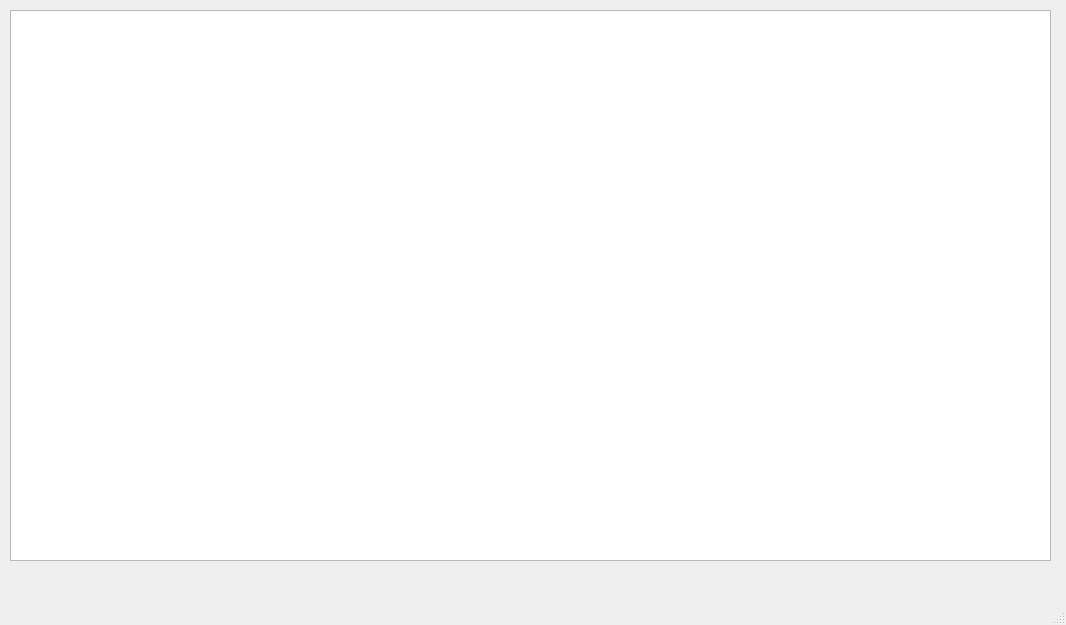
<?xml version="1.0" encoding="UTF-8"?>
<ui version="4.0">
 <class>MainWindow</class>
 <widget class="QMainWindow" name="MainWindow">
  <property name="geometry">
   <rect>
    <x>0</x>
    <y>0</y>
    <width>1066</width>
    <height>625</height>
   </rect>
  </property>
  <property name="windowTitle">
   <string>MainWindow</string>
  </property>
  <widget class="QWidget" name="centralwidget">
   <widget class="QTableWidget" name="tableWidget">
    <property name="geometry">
     <rect>
      <x>10</x>
      <y>10</y>
      <width>1041</width>
      <height>551</height>
     </rect>
    </property>
   </widget>
  </widget>
  <widget class="QMenuBar" name="menubar">
   <property name="geometry">
    <rect>
     <x>0</x>
     <y>0</y>
     <width>1066</width>
     <height>26</height>
    </rect>
   </property>
  </widget>
  <widget class="QStatusBar" name="statusbar"/>
 </widget>
 <resources/>
 <connections/>
</ui>
